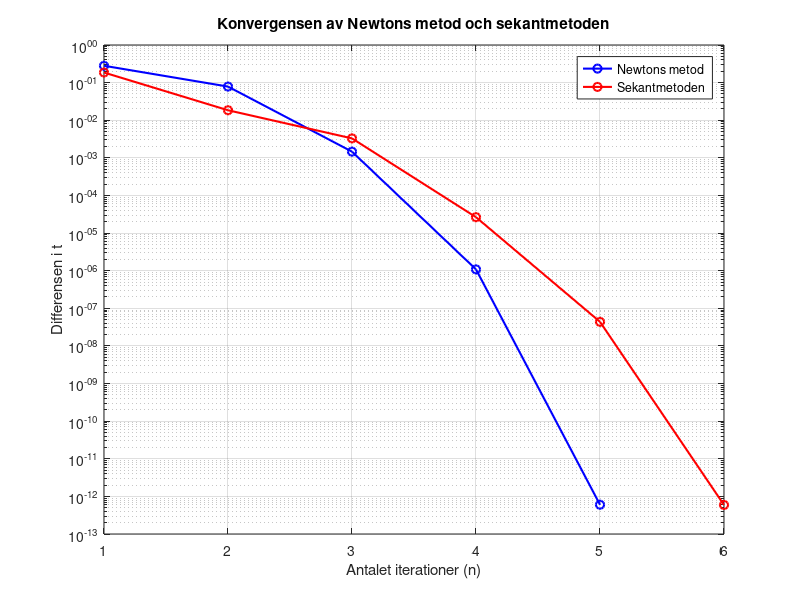
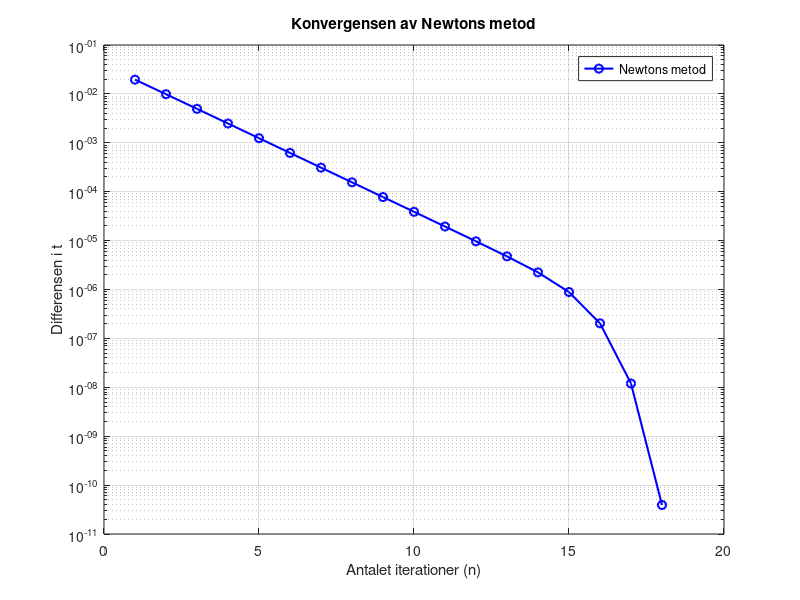

The MATLAB source for these figures, in order:
clear all

% a)

H = 0.5;
tol = 1e-8; % Given tolerans
t = 4.3; % Startgissning t(0)

f = @(t) 8*exp(-(t/2))*cos(3*t) - H; % f(t) = 0
fp = @(t) -4*exp(-(t/2))*cos(3*t) - 24*exp(-(t/2))*sin(3*t);

difft = 1; iterN = 0; maxiter = 100;

diffN = [];

% Newton's Method
while difft > tol && iterN < maxiter
    iterN = iterN + 1; % Increase num of iterarions
    tnew = t-f(t)/fp(t); % Update with Newton's Method
    difft = abs(tnew - t); % |t(n+1)-t(n)|
    t = tnew; % Assign new t
    %disp([iterN tnew difft]) % Display
    diffN = [diffN; difft]; % add difft to the array
end

% Svar på frågor:

% b)

% Secant Method

told = 4.6; % t(0)
t = 4.3; % t(1)

difft = 1; iterS = 0; maxiter = 100;

diffS = []; % Initialize empty array

while difft > tol && iterS < maxiter
    iterS = iterS + 1; % Increase num of iterarions
    tnew = t-f(t)*(t - told)/(f(t)-f(told)); % Update with the Secant Method
    difft = abs(tnew - t); % |t(n+1)-t(n)|
    told = t; % Assign new told
    t = tnew; % Assign new t
    %disp([iterS tnew difft]) % Display
    diffS = [diffS; difft]; % add difft to the array
end

% Svar på frågor:

% c)

figure
semilogy(1:iterN, diffN, '-bo', 'LineWidth', 1.5)
hold on
semilogy(1:iterS, diffS, '-ro', 'LineWidth', 1.5)
xlabel('Antalet iterationer (n)')
ylabel('Differensen i t')
title('Konvergensen av Newtons metod och sekantmetoden')
grid on
legend('Newtons metod', 'Sekantmetoden', 'Location', 'Best')

% d)

H = 2.8464405473;
t = 2; % Startgissning t(0)

f = @(t) 8*exp(-(t/2))*cos(3*t) - H; % f(t) = 0

difft = 1; iterN = 0; maxiter = 100;

diffN = [];

% Newton's Method
while difft > tol && iterN < maxiter
    iterN = iterN + 1; % Increase num of iterarions
    tnew = t-f(t)/fp(t); % Update with Newton's Method
    difft = abs(tnew - t); % |t(n+1)-t(n)|
    t = tnew; % Assign new t
    disp([iterN tnew difft]) % Display
    diffN = [diffN; difft]; % add difft to the array
end

figure
semilogy(1:iterN, diffN, '-bo', 'LineWidth', 1.5)
xlabel('Antalet iterationer (n)')
ylabel('Differensen i t')
title('Konvergensen av Newtons metod')
grid on
legend('Newtons metod', 'Location', 'Best')

% Svar på frågor: